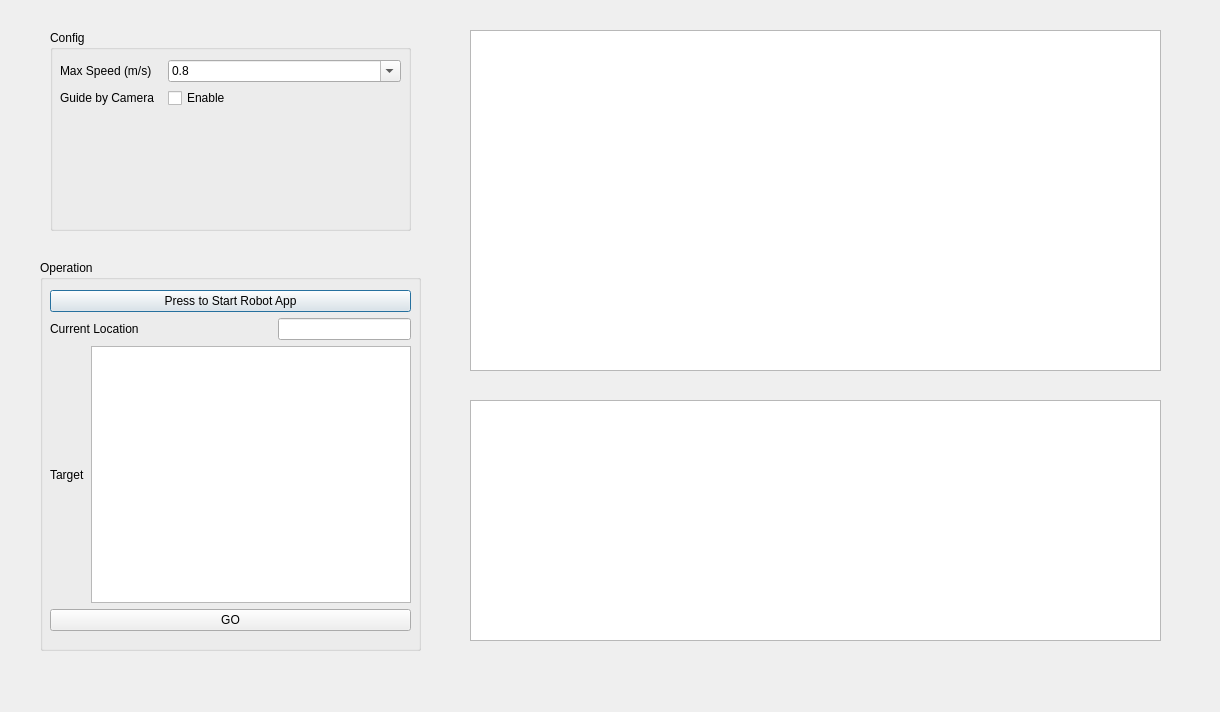
<?xml version="1.0" encoding="UTF-8"?>
<ui version="4.0">
 <class>SubWindow_GuideRobot</class>
 <widget class="QDialog" name="SubWindow_GuideRobot">
  <property name="geometry">
   <rect>
    <x>0</x>
    <y>0</y>
    <width>1220</width>
    <height>712</height>
   </rect>
  </property>
  <property name="windowTitle">
   <string>Dialog</string>
  </property>
  <widget class="QGraphicsView" name="graphicsView">
   <property name="geometry">
    <rect>
     <x>470</x>
     <y>30</y>
     <width>691</width>
     <height>341</height>
    </rect>
   </property>
  </widget>
  <widget class="QGroupBox" name="groupBox_userConfig">
   <property name="geometry">
    <rect>
     <x>50</x>
     <y>30</y>
     <width>361</width>
     <height>201</height>
    </rect>
   </property>
   <property name="title">
    <string>Config</string>
   </property>
   <widget class="QWidget" name="formLayoutWidget">
    <property name="geometry">
     <rect>
      <x>10</x>
      <y>30</y>
      <width>341</width>
      <height>161</height>
     </rect>
    </property>
    <layout class="QFormLayout" name="formLayout">
     <item row="0" column="0">
      <widget class="QLabel" name="label_maxVel">
       <property name="text">
        <string>Max Speed (m/s)   </string>
       </property>
      </widget>
     </item>
     <item row="0" column="1">
      <widget class="QComboBox" name="comboBox_maxVel">
       <property name="editable">
        <bool>true</bool>
       </property>
       <property name="currentText">
        <string>0.8</string>
       </property>
       <item>
        <property name="text">
         <string>0.8</string>
        </property>
       </item>
       <item>
        <property name="text">
         <string>0.7</string>
        </property>
       </item>
       <item>
        <property name="text">
         <string>0.6</string>
        </property>
       </item>
       <item>
        <property name="text">
         <string>0.5</string>
        </property>
       </item>
       <item>
        <property name="text">
         <string>0.4</string>
        </property>
       </item>
       <item>
        <property name="text">
         <string>0.3</string>
        </property>
       </item>
       <item>
        <property name="text">
         <string>0.2</string>
        </property>
       </item>
      </widget>
     </item>
     <item row="1" column="0">
      <widget class="QLabel" name="label_cameraGuideEn">
       <property name="text">
        <string>Guide by Camera</string>
       </property>
      </widget>
     </item>
     <item row="1" column="1">
      <widget class="QCheckBox" name="checkBox_cameraGuide">
       <property name="text">
        <string>Enable</string>
       </property>
      </widget>
     </item>
    </layout>
   </widget>
  </widget>
  <widget class="QGroupBox" name="groupBox_operation">
   <property name="geometry">
    <rect>
     <x>40</x>
     <y>260</y>
     <width>381</width>
     <height>391</height>
    </rect>
   </property>
   <property name="title">
    <string>Operation</string>
   </property>
   <widget class="QWidget" name="verticalLayoutWidget">
    <property name="geometry">
     <rect>
      <x>10</x>
      <y>30</y>
      <width>361</width>
      <height>341</height>
     </rect>
    </property>
    <layout class="QVBoxLayout" name="verticalLayout">
     <item>
      <widget class="QPushButton" name="pushButton_startRobot">
       <property name="styleSheet">
        <string notr="true">font: 14pt &quot;Sans Serif&quot;;</string>
       </property>
       <property name="text">
        <string>Press to Start Robot App</string>
       </property>
       <property name="checkable">
        <bool>true</bool>
       </property>
      </widget>
     </item>
     <item>
      <layout class="QHBoxLayout" name="horizontalLayout_2">
       <property name="sizeConstraint">
        <enum>QLayout::SetDefaultConstraint</enum>
       </property>
       <item>
        <widget class="QLabel" name="label_currentLocation">
         <property name="frameShadow">
          <enum>QFrame::Plain</enum>
         </property>
         <property name="text">
          <string>Current Location</string>
         </property>
        </widget>
       </item>
       <item>
        <spacer name="horizontalSpacer">
         <property name="orientation">
          <enum>Qt::Horizontal</enum>
         </property>
         <property name="sizeHint" stdset="0">
          <size>
           <width>40</width>
           <height>20</height>
          </size>
         </property>
        </spacer>
       </item>
       <item>
        <widget class="QLineEdit" name="lineEdit_currentLocation">
         <property name="text">
          <string/>
         </property>
         <property name="readOnly">
          <bool>true</bool>
         </property>
        </widget>
       </item>
      </layout>
     </item>
     <item>
      <layout class="QHBoxLayout" name="horizontalLayout">
       <item>
        <widget class="QLabel" name="label_targets_list">
         <property name="text">
          <string>Target</string>
         </property>
        </widget>
       </item>
       <item>
        <widget class="QListView" name="listView_targets_list"/>
       </item>
      </layout>
     </item>
     <item>
      <widget class="QPushButton" name="pushButton_NaviGo">
       <property name="styleSheet">
        <string notr="true">font: 11pt &quot;Sans Serif&quot;;</string>
       </property>
       <property name="text">
        <string>GO</string>
       </property>
       <property name="checkable">
        <bool>true</bool>
       </property>
      </widget>
     </item>
    </layout>
   </widget>
  </widget>
  <widget class="QTextEdit" name="textEdit">
   <property name="geometry">
    <rect>
     <x>470</x>
     <y>400</y>
     <width>691</width>
     <height>241</height>
    </rect>
   </property>
  </widget>
 </widget>
 <resources/>
 <connections/>
</ui>
